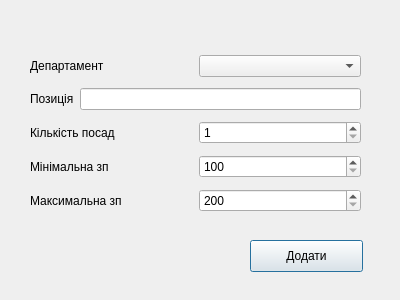
<?xml version="1.0" encoding="UTF-8"?>
<ui version="4.0">
 <class>DialogDepartament</class>
 <widget class="QDialog" name="DialogDepartament">
  <property name="geometry">
   <rect>
    <x>0</x>
    <y>0</y>
    <width>400</width>
    <height>300</height>
   </rect>
  </property>
  <property name="windowTitle">
   <string>Додання позиції</string>
  </property>
  <widget class="QWidget" name="layoutWidget">
   <property name="geometry">
    <rect>
     <x>30</x>
     <y>50</y>
     <width>331</width>
     <height>169</height>
    </rect>
   </property>
   <layout class="QGridLayout" name="gridLayout">
    <item row="0" column="0">
     <layout class="QHBoxLayout" name="horizontalLayout">
      <item>
       <widget class="QLabel" name="ldepartment_abel">
        <property name="text">
         <string>Департамент</string>
        </property>
       </widget>
      </item>
      <item>
       <widget class="QComboBox" name="department_comboBox"/>
      </item>
     </layout>
    </item>
    <item row="1" column="0">
     <layout class="QHBoxLayout" name="horizontalLayout_2">
      <item>
       <widget class="QLabel" name="position_label">
        <property name="text">
         <string>Позиція</string>
        </property>
       </widget>
      </item>
      <item>
       <widget class="QLineEdit" name="position_lineEdit"/>
      </item>
     </layout>
    </item>
    <item row="2" column="0">
     <layout class="QHBoxLayout" name="horizontalLayout_3">
      <item>
       <widget class="QLabel" name="totalm_label">
        <property name="text">
         <string>Кількість посад</string>
        </property>
       </widget>
      </item>
      <item>
       <widget class="QSpinBox" name="totalm_spinBox">
        <property name="minimum">
         <number>1</number>
        </property>
        <property name="maximum">
         <number>20</number>
        </property>
       </widget>
      </item>
     </layout>
    </item>
    <item row="3" column="0">
     <layout class="QHBoxLayout" name="horizontalLayout_4">
      <item>
       <widget class="QLabel" name="minsal_label">
        <property name="text">
         <string>Мінімальна зп</string>
        </property>
       </widget>
      </item>
      <item>
       <widget class="QSpinBox" name="minsal_spinBox">
        <property name="minimum">
         <number>100</number>
        </property>
        <property name="maximum">
         <number>100000</number>
        </property>
        <property name="singleStep">
         <number>100</number>
        </property>
        <property name="value">
         <number>100</number>
        </property>
       </widget>
      </item>
     </layout>
    </item>
    <item row="4" column="0">
     <layout class="QHBoxLayout" name="horizontalLayout_5">
      <item>
       <widget class="QLabel" name="maxsal_label">
        <property name="text">
         <string>Максимальна зп</string>
        </property>
       </widget>
      </item>
      <item>
       <widget class="QSpinBox" name="maxsal_spinBox">
        <property name="minimum">
         <number>200</number>
        </property>
        <property name="maximum">
         <number>100000</number>
        </property>
        <property name="singleStep">
         <number>100</number>
        </property>
        <property name="value">
         <number>200</number>
        </property>
       </widget>
      </item>
     </layout>
    </item>
   </layout>
  </widget>
  <widget class="QPushButton" name="pushButton">
   <property name="geometry">
    <rect>
     <x>250</x>
     <y>240</y>
     <width>113</width>
     <height>32</height>
    </rect>
   </property>
   <property name="text">
    <string>Додати</string>
   </property>
  </widget>
  <widget class="QLabel" name="error_label">
   <property name="geometry">
    <rect>
     <x>29</x>
     <y>235</y>
     <width>211</width>
     <height>41</height>
    </rect>
   </property>
   <property name="text">
    <string/>
   </property>
  </widget>
 </widget>
 <resources/>
 <connections/>
</ui>
